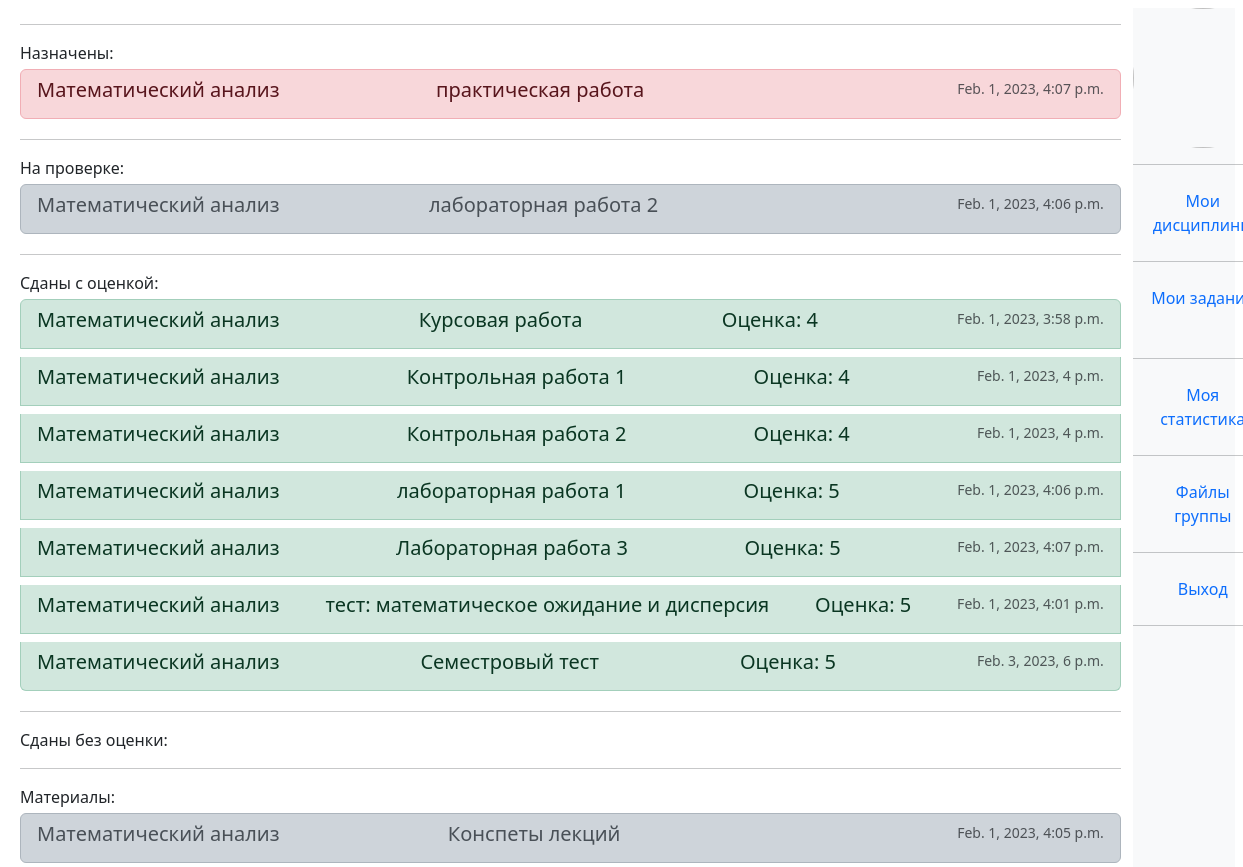
Screenshot of /student/tasks/ (signed in) with the database file from the repository.
### univ_app/models.py (models this page shows, shortened)
class AnsweredTask(models.Model):
    ASND = "ASSIGNED"
    DONE = "DONE"
    PSSD = "PASSED"
    EVAL = "EVALUATED"
    CHKD = "CHECKED" #for InfoTask
    STATUS_CHOICES = (
        (ASND, "Assigned"),
        (DONE, "Done"),
        (PSSD, "Passed"),
        (EVAL, "Evaluated"),
        (CHKD, "CHECKED"),
    )
    student = models.ForeignKey("Student", blank = True, null = True, on_delete = models.SET_NULL)
    finished_at = models.DateTimeField(auto_now_add = True,blank = True, null = True)
    status = models.CharField(max_length = 255, choices=STATUS_CHOICES, default = ASND, blank = True)
    class Meta:
        abstract = True
    def related_task(self):
        class_name = self.__class__.__name__
        if class_name == "AnsweredCommonTask":
            return self.common_task
        elif class_name == "TakenTest":
            return self.related_test
        elif class_name == "AnsweredInfoTask":
            return self.related_info_task

class AnsweredCommonTask(AnsweredTask):
    grade = models.IntegerField(null = True, blank = True)
    answer = models.TextField(null = True, default = "")
    file = models.FileField(upload_to = "uploads/answered_common_tasks/" , blank = True, null = True)
    common_task = models.ForeignKey("CommonTask", blank = True, null = True, on_delete = models.CASCADE)
    comment_from_teacher = models.TextField(default = "", blank = True)

class Task(models.Model):
    title = models.CharField(max_length=200, default = '', blank = True) #this field is present in Test itself
    description = models.TextField(default = '', blank = True) #this field is present in Test itself
    subject = models.ForeignKey("Subject", blank = True, null = True, on_delete = models.SET_NULL)
    created_at = models.DateTimeField(auto_now_add = True, null = True, blank = True)
    created_by = models.ForeignKey("Teacher", blank = True, null = True, on_delete = models.SET_NULL)
    class Meta:
        abstract = True
    def get_type(self):
        return str(self.__class__.__name__)

class CommonTask(Task):
    file = models.FileField(upload_to = "uploads/common_tasks/", blank = True, null = True)

class Subject(models.Model):
    title = models.CharField(max_length=200, default = '', blank = True)
    description = models.TextField( default = '', blank = True)
    image = models.ImageField(upload_to = "uploads/subjects/", blank = True , null=True, default = "test.png")
    teacher = models.ForeignKey("Teacher", blank = True, null = True, on_delete = models.SET_NULL)
    st_group = models.ForeignKey("StGroup", blank = True, null = True, on_delete = models.SET_NULL)
    def __str__(self):
        return self.title

class TakenTest(AnsweredTask):
    grade = models.IntegerField(null = True, blank = True)
    related_test = models.ForeignKey ("Test", on_delete = models.CASCADE, null = True)
    score = models.IntegerField(blank = True, null = True)

class Test(Task):
    slug = models.SlugField(max_length = 120 , blank = True, null = True)
    link = models.CharField(max_length=1000, default = '')
    image = models.ImageField(upload_to = "uploads/", blank = True , null=True, default = "test.png")

class AnsweredInfoTask(AnsweredTask):
    related_info_task = models.ForeignKey("InfoTask", blank = True, null = True, on_delete = models.CASCADE)

class InfoTask(Task):
    file = models.FileField(upload_to = "uploads/info_tasks/", blank = True, null = True)

### univ_app/decorators.py (the view)
        def wrapper(request, *args, **kwargs):
            group = None
            if request.user.groups.exists():
                group = request.user.groups.all()[0].name
            if group in allowed_groups:
                return view_func(request, *args, **kwargs)
            else:
                return HttpResponse("У вас нет прав доступа к этой странице")

### univ_app/context_processors.py (called while the page is built)
def get_profile_picture_form(request):
    picture_form = PictureForm
    return {"picture_form": picture_form}

### univ_app/models.py (called while the page is built)
    def get_all_tasks_by_type(self,some_type):
        ans_common_tasks = AnsweredCommonTask.objects.filter(student = self, status = some_type)
        taken_tests = TakenTest.objects.filter(student = self, status = some_type)
        info_tasks = AnsweredInfoTask.objects.filter(student = self, status = some_type)
        tasks = list(chain(ans_common_tasks, taken_tests, info_tasks))
        return tasks

### univ_app/templatetags/user_tags.py (called while the page is built)
@register.filter(name='has_group')
def has_group(user, group_name):
    return user.groups.filter(name=group_name).exists()

### univ_app/views.py (called while the page is built)
@allowed_users(allowed_groups = ["student"])
def s_tasks(request):
    student = request.user.student
    assigned_tasks = student.get_all_tasks_by_type(AnsweredTask.ASND)
    done_tasks = student.get_all_tasks_by_type(AnsweredTask.DONE)
    eval_tasks = student.get_all_tasks_by_type(AnsweredTask.EVAL)
    passed_tasks = student.get_all_tasks_by_type(AnsweredTask.PSSD)
    checked_tasks = student.get_all_tasks_by_type(AnsweredTask.CHKD)
    print(checked_tasks)
    ctx = {
        "assigned_tasks":assigned_tasks,
        "done_tasks":done_tasks,
        "eval_tasks":eval_tasks,
        "passed_tasks":passed_tasks,
        "checked_tasks" : checked_tasks,
    }
    return render(request, "student_views/s_tasks.html", ctx)

### templates/student_views/s_tasks.html (shortened to what this page needs)
{%extends "base.html"%}
{% block s_tasks %}
<hr>
  Назначены:
    <div class="list-group">
    {%for task in assigned_tasks%}
    <a href="{%url 'ts_task' task.related_task.get_type task.related_task.id %}" class="list-group-item list-group-item-danger my-1 list-group-item-action flex-column align-items-start">
        <div class="d-flex w-100 justify-content-between">
          <h5 class="mb-1">{{task.related_task.subject}} </h5>
          <h5 class="mb-1">{{task.related_task.title}} </h5>
          <small class="text-muted">{{task.related_task.created_at}}</small>
        </div>
      </a>
      {%endfor%}
    </div>
<hr>
  На проверке:
      <div class="list-group">
      {%for task in done_tasks%}
      <a href="{%url 'ts_task' task.related_task.get_type task.related_task.id %}" class="list-group-item list-group-item-dark my-1 list-group-item-action flex-column align-items-start">
          <div class="d-flex w-100 justify-content-between">
            <h5 class="mb-1">{{task.related_task.subject}} </h5>
            <h5 class="mb-1">{{task.related_task.title}} </h5>
            <small class="text-muted">{{task.related_task.created_at}}</small>
          </div>
        </a>
        {%endfor%}
      </div>
  <hr>
  Сданы с оценкой:
      <div class="list-group">
      {%for task in eval_tasks%}
      <a href="{%url 'ts_task' task.related_task.get_type task.related_task.id %}" class="list-group-item list-group-item-success list-group-item-action flex-column align-items-start my-1">
          <div class="d-flex w-100 justify-content-between">
            <h5 class="mb-1">{{task.related_task.subject}} </h5>
            <h5 class="mb-1">{{task.related_task.title}} </h5>
            <h5 class="mb-1">Оценка: {{task.grade}} </h5>
            <small class="text-muted">{{task.related_task.created_at}}</small>
          </div>
        </a>
        {%endfor%}
      </div>
  <hr>
  Сданы без оценки:
  <hr>
  Материалы:
      <div class="list-group">
      {%for task in checked_tasks%}
      <a href="{%url 'ts_task' task.related_task.get_type task.related_task.id %}" class="list-group-item list-group-item-dark my-1 list-group-item-action flex-column align-items-start">
          <div class="d-flex w-100 justify-content-between">
            <h5 class="mb-1">{{task.related_task.subject}} </h5>
            <h5 class="mb-1">{{task.related_task.title}} </h5>
            <small class="text-muted">{{task.related_task.created_at}}</small>
          </div>
        </a>
        {%endfor%}
      </div>
{% endblock %}

### univ_app/static/univ_app/css/base.css (style rules this page uses)
body { background: white; }

### templates/base.html (style rules this page uses)
body { background-color:white; }

### rows the page displays
AnsweredCommonTask: related_task.subject "Математический анализ", related_task "практическая работа", related_task.created_at "Feb. 1, 2023, 4:07 p.m."
AnsweredCommonTask: related_task.subject "Математический анализ", related_task "лабораторная работа 2", related_task.created_at "Feb. 1, 2023, 4:06 p.m."
AnsweredCommonTask: related_task.subject "Математический анализ", related_task "Курсовая работа", grade "4", related_task.created_at "Feb. 1, 2023, 3:58 p.m."
AnsweredCommonTask: related_task.subject "Математический анализ", related_task "Контрольная работа 1", grade "4", related_task.created_at "Feb. 1, 2023, 4 p.m."
AnsweredCommonTask: related_task.subject "Математический анализ", related_task "Контрольная работа 2", grade "4", related_task.created_at "Feb. 1, 2023, 4 p.m."
AnsweredCommonTask: related_task.subject "Математический анализ", related_task "лабораторная работа 1", grade "5", related_task.created_at "Feb. 1, 2023, 4:06 p.m."
AnsweredCommonTask: related_task.subject "Математический анализ", related_task "Лабораторная работа 3", grade "5", related_task.created_at "Feb. 1, 2023, 4:07 p.m."
TakenTest: related_task.subject "Математический анализ", related_task "тест: математическое ожидание и дисперсия", grade "5", related_task.created_at "Feb. 1, 2023, 4:01 p.m."
TakenTest: related_task.subject "Математический анализ", related_task "Семестровый тест", grade "5", related_task.created_at "Feb. 3, 2023, 6 p.m."
AnsweredInfoTask: related_task.subject "Математический анализ", related_task "Конспеты лекций", related_task.created_at "Feb. 1, 2023, 4:05 p.m."
